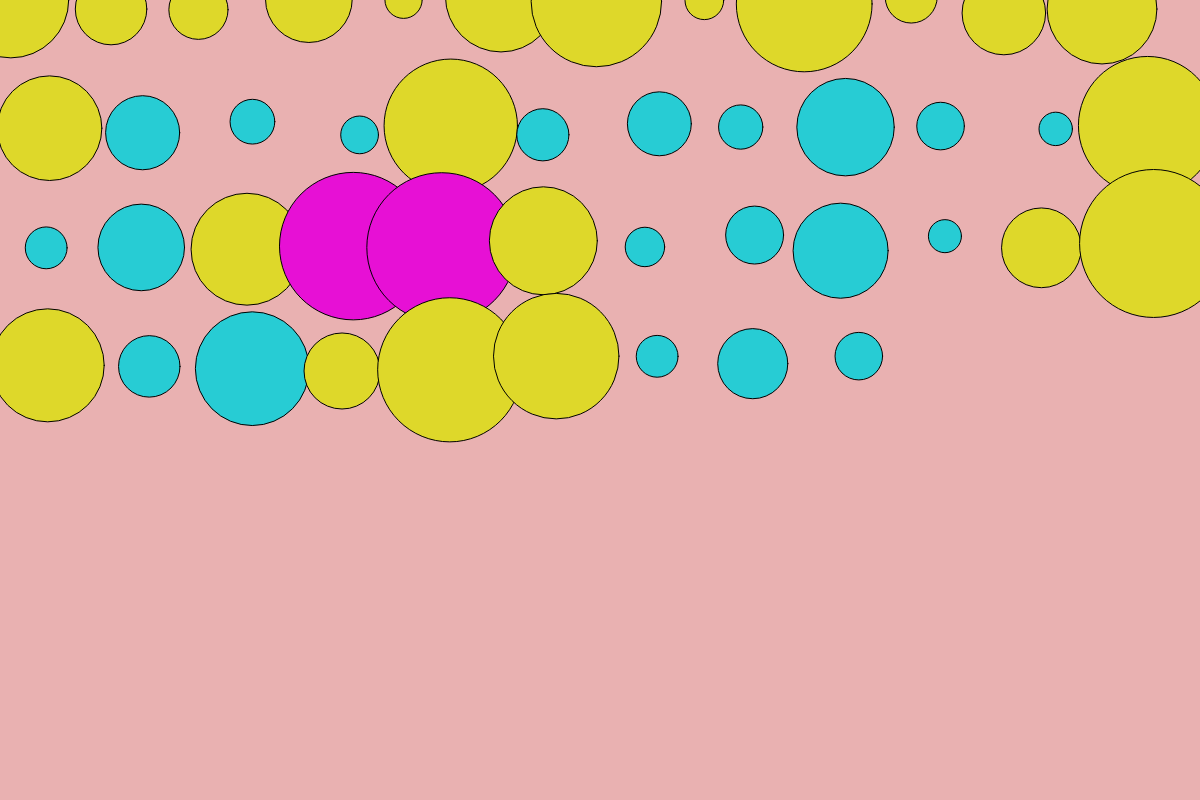
Frame 1 (no input)
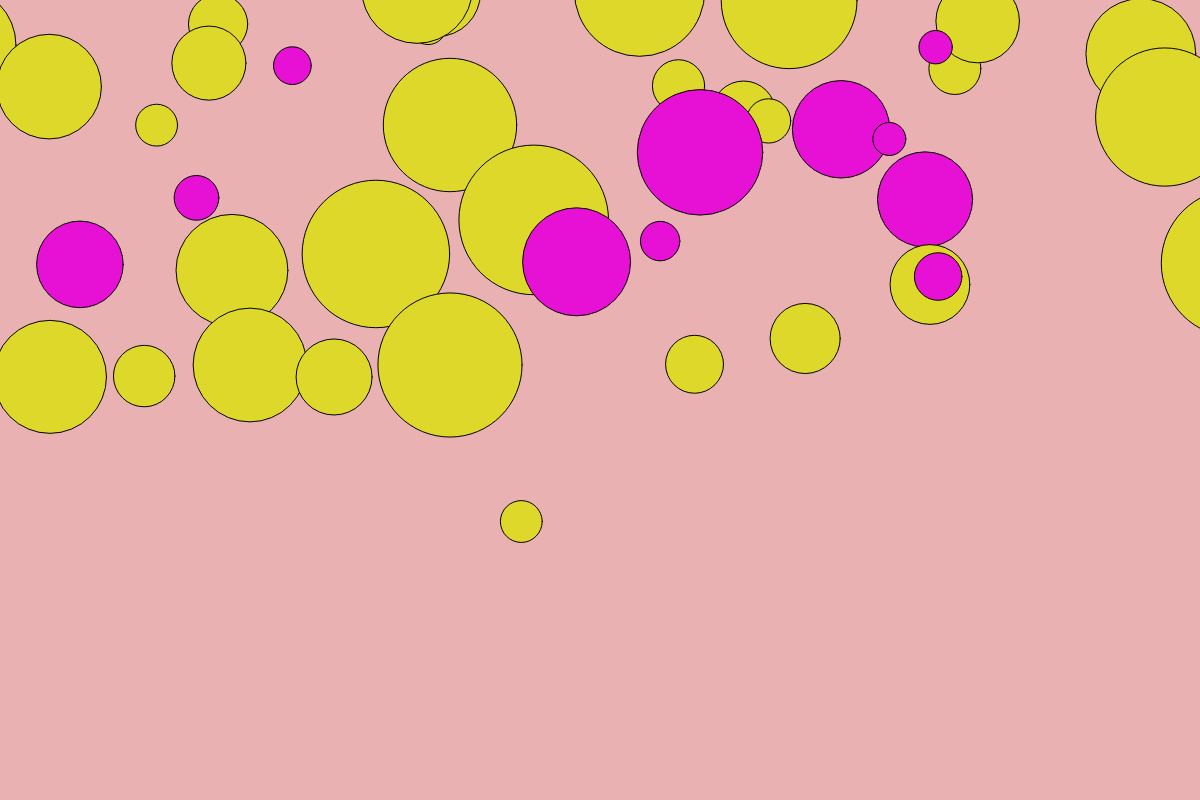
Frame 60 (no input)
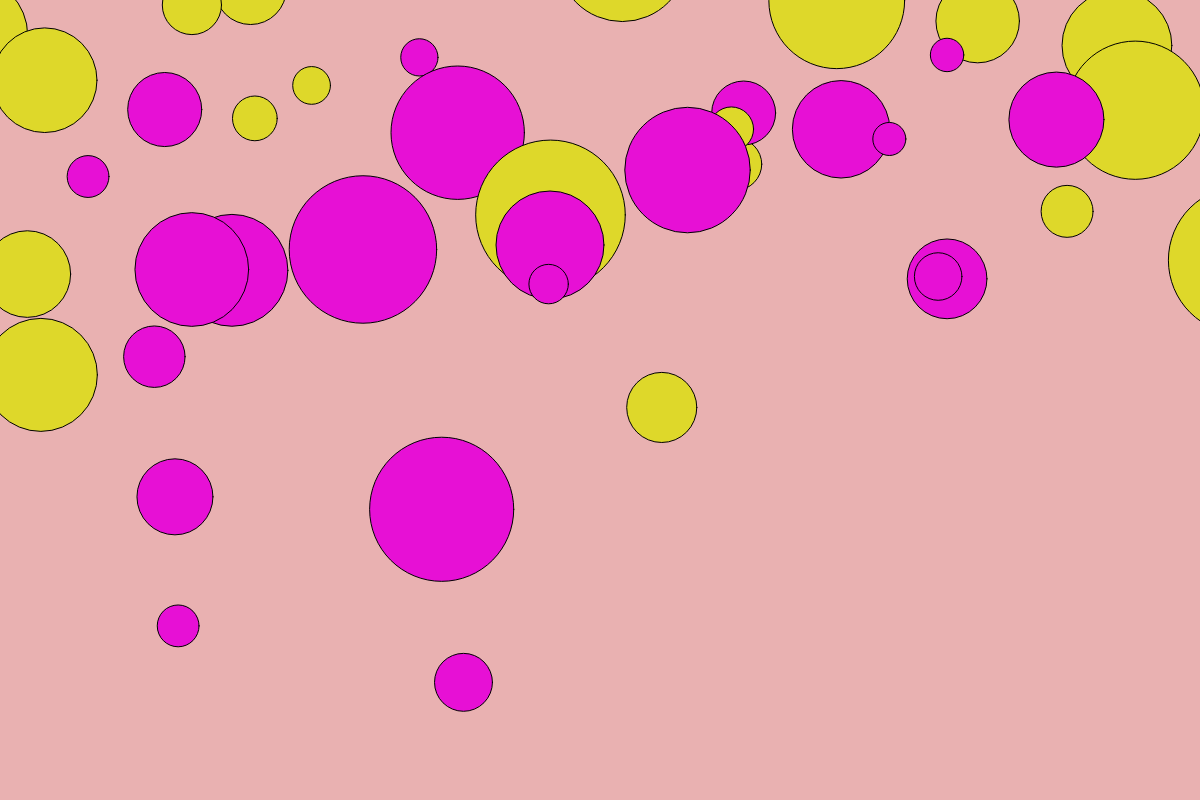
Frame 120 (the mouse pressed at the canvas centre since frame 60)

The p5.js sketch that drew these frames (run headless with seeded random() and noise() and a simulated clock; from frame 60 on, the mouse is pressed at the canvas centre):

// p5.js sketch
// ── sketch.js
//declare variables
let balls = [];
const numOfBalls = 45;
//set up canvas
function setup() {
    createCanvas(windowWidth, 800);

    // new ball class object
    let init_x = 5;
    let init_y = 5;
    for (let i = 0; i < numOfBalls; i++) {
        balls.push(new Ball(init_x, init_y));
        // move the starting position over
        init_x += 100;
        if (init_x > width) {
            init_x = 50;
            init_y += 120;
        }
    }
}
//design canvas background, etc
function draw() {
    background('rgb(233, 177, 177)');

    for (let i = 0; i < balls.length; i++) {
        // call the ball's methods
        balls[i].ballCheck(balls, i);
        balls[i].edgeCheck();
        balls[i].move();
        balls[i].display();
    }
}






///Ball Class///
class Ball {
    constructor(x, y, size) {
        this.color = 'rgb(39, 204, 212)';
        this.size = random(30, 150);
        this.rad = this.size / 2;
        this.posX = x;
        this.posY = y;
        this.deltaX = random(-10, 10);
        this.deltaY = random(-10, 10);
    }

    display() {
        push();
        stroke(0);
        // set the balls fill color
        fill(this.color);
        // set the position of the ball
        translate(this.posX, this.posY);
        ellipse(0, 0, this.size);
        pop();
    }
//designate movement
    move() {
        this.posX += this.deltaX;
        this.posY += this.deltaY;
    }

    edgeCheck() {
        // check if the ball has hit a vertical, left or right wall
        if (this.posX + this.rad >= width || this.posX - this.rad <= 0) {
            this.deltaX *= -1;
            this.color = 'rgb(222, 216, 42)';
        }
        // check if the ball has hit a horizontal, top of bottom wall
        if (this.posY + this.rad >= height || this.posY - this.rad <= 0) {
            this.deltaY *= -1;
            this.color = 'rgb(222, 216, 42)';
        }
    }


    ballCheck(otherBalls, myId) {
        // for loop touches each of the balls in the array
        for (let n = 0; n < otherBalls.length; n++) {
            // if n != myId, then check for touching
            // otherwise, its ME and should be skipped
            if (n != myId) {
                let d = dist(this.posX, this.posY, otherBalls[n].posX, otherBalls[n].posY);
                let combinedR = this.rad + otherBalls[n].rad;

                if (d <= combinedR) {
                    this.deltaX *= -1;
                    this.deltaY *= -1;

                    // flip the color
                    if( this.color == 'rgb(222, 216, 42)') {
                        this.color = 'rgb(231, 16, 213)';
                    } else {
                        this.color = 'rgb(222, 216, 42)';
                    }
                }
            }
        }
    }
}
//end of object interaction
